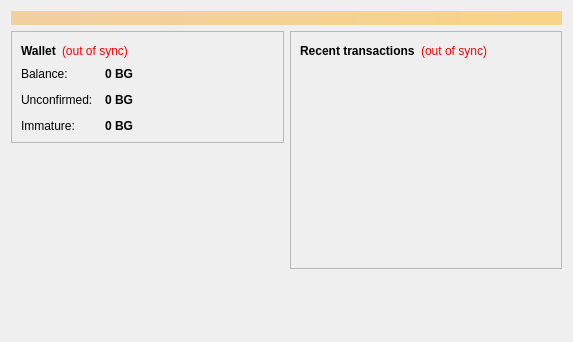
<?xml version="1.0" encoding="UTF-8"?>
<ui version="4.0">
 <class>OverviewPage</class>
 <widget class="QWidget" name="OverviewPage">
  <property name="geometry">
   <rect>
    <x>0</x>
    <y>0</y>
    <width>573</width>
    <height>342</height>
   </rect>
  </property>
  <property name="windowTitle">
   <string>Form</string>
  </property>
  <layout class="QVBoxLayout" name="topLayout">
   <item>
    <widget class="QLabel" name="labelAlerts">
     <property name="visible">
      <bool>false</bool>
     </property>
     <property name="styleSheet">
      <string notr="true">background-color: qlineargradient(x1: 0, y1: 0, x2: 1, y2: 0, stop:0 #F0D0A0, stop:1 #F8D488); color:#000000;</string>
     </property>
     <property name="wordWrap">
      <bool>true</bool>
     </property>
     <property name="margin">
      <number>3</number>
     </property>
    </widget>
   </item>
   <item>
    <layout class="QHBoxLayout" name="horizontalLayout" stretch="1,1">
     <item>
      <layout class="QVBoxLayout" name="verticalLayout_2">
       <item>
        <widget class="QFrame" name="frame">
         <property name="frameShape">
          <enum>QFrame::StyledPanel</enum>
         </property>
         <property name="frameShadow">
          <enum>QFrame::Raised</enum>
         </property>
         <layout class="QVBoxLayout" name="verticalLayout_4">
          <item>
           <layout class="QHBoxLayout" name="horizontalLayout_4">
            <item>
             <widget class="QLabel" name="label_5">
              <property name="font">
               <font>
                <weight>75</weight>
                <bold>true</bold>
               </font>
              </property>
              <property name="text">
               <string>Wallet</string>
              </property>
             </widget>
            </item>
            <item>
             <widget class="QLabel" name="labelWalletStatus">
              <property name="toolTip">
               <string>The displayed information may be out of date. Your wallet automatically synchronizes with the BouwGeld network after a connection is established, but this process has not completed yet.</string>
              </property>
              <property name="styleSheet">
               <string notr="true">QLabel { color: red; }</string>
              </property>
              <property name="text">
               <string notr="true">(out of sync)</string>
              </property>
              <property name="alignment">
               <set>Qt::AlignLeading|Qt::AlignLeft|Qt::AlignVCenter</set>
              </property>
             </widget>
            </item>
            <item>
             <spacer name="horizontalSpacer_2">
              <property name="orientation">
               <enum>Qt::Horizontal</enum>
              </property>
              <property name="sizeHint" stdset="0">
               <size>
                <width>40</width>
                <height>20</height>
               </size>
              </property>
             </spacer>
            </item>
           </layout>
          </item>
          <item>
           <layout class="QFormLayout" name="formLayout_2">
            <property name="fieldGrowthPolicy">
             <enum>QFormLayout::AllNonFixedFieldsGrow</enum>
            </property>
            <property name="horizontalSpacing">
             <number>12</number>
            </property>
            <property name="verticalSpacing">
             <number>12</number>
            </property>
            <item row="0" column="0">
             <widget class="QLabel" name="label">
              <property name="text">
               <string>Balance:</string>
              </property>
             </widget>
            </item>
            <item row="0" column="1">
             <widget class="QLabel" name="labelBalance">
              <property name="font">
               <font>
                <weight>75</weight>
                <bold>true</bold>
               </font>
              </property>
              <property name="cursor">
               <cursorShape>IBeamCursor</cursorShape>
              </property>
              <property name="toolTip">
               <string>Your current balance</string>
              </property>
              <property name="text">
               <string notr="true">0 BG</string>
              </property>
              <property name="textInteractionFlags">
               <set>Qt::LinksAccessibleByMouse|Qt::TextSelectableByKeyboard|Qt::TextSelectableByMouse</set>
              </property>
             </widget>
            </item>
            <item row="1" column="0">
             <widget class="QLabel" name="label_3">
              <property name="text">
               <string>Unconfirmed:</string>
              </property>
             </widget>
            </item>
            <item row="1" column="1">
             <widget class="QLabel" name="labelUnconfirmed">
              <property name="font">
               <font>
                <weight>75</weight>
                <bold>true</bold>
               </font>
              </property>
              <property name="cursor">
               <cursorShape>IBeamCursor</cursorShape>
              </property>
              <property name="toolTip">
               <string>Total of transactions that have yet to be confirmed, and do not yet count toward the current balance</string>
              </property>
              <property name="text">
               <string notr="true">0 BG</string>
              </property>
              <property name="textInteractionFlags">
               <set>Qt::LinksAccessibleByMouse|Qt::TextSelectableByKeyboard|Qt::TextSelectableByMouse</set>
              </property>
             </widget>
            </item>
            <item row="2" column="0">
             <widget class="QLabel" name="labelImmatureText">
              <property name="text">
               <string>Immature:</string>
              </property>
             </widget>
            </item>
            <item row="2" column="1">
             <widget class="QLabel" name="labelImmature">
              <property name="font">
               <font>
                <weight>75</weight>
                <bold>true</bold>
               </font>
              </property>
              <property name="toolTip">
               <string>Mined balance that has not yet matured</string>
              </property>
              <property name="text">
               <string notr="true">0 BG</string>
              </property>
              <property name="textInteractionFlags">
               <set>Qt::LinksAccessibleByMouse|Qt::TextSelectableByKeyboard|Qt::TextSelectableByMouse</set>
              </property>
             </widget>
            </item>
           </layout>
          </item>
         </layout>
        </widget>
       </item>
       <item>
        <spacer name="verticalSpacer">
         <property name="orientation">
          <enum>Qt::Vertical</enum>
         </property>
         <property name="sizeHint" stdset="0">
          <size>
           <width>20</width>
           <height>40</height>
          </size>
         </property>
        </spacer>
       </item>
      </layout>
     </item>
     <item>
      <layout class="QVBoxLayout" name="verticalLayout_3">
       <item>
        <widget class="QFrame" name="frame_2">
         <property name="frameShape">
          <enum>QFrame::StyledPanel</enum>
         </property>
         <property name="frameShadow">
          <enum>QFrame::Raised</enum>
         </property>
         <layout class="QVBoxLayout" name="verticalLayout">
          <item>
           <layout class="QHBoxLayout" name="horizontalLayout_2">
            <item>
             <widget class="QLabel" name="label_4">
              <property name="text">
               <string>&lt;b&gt;Recent transactions&lt;/b&gt;</string>
              </property>
             </widget>
            </item>
            <item>
             <widget class="QLabel" name="labelTransactionsStatus">
              <property name="toolTip">
               <string>The displayed information may be out of date. Your wallet automatically synchronizes with the BouwGeld network after a connection is established, but this process has not completed yet.</string>
              </property>
              <property name="styleSheet">
               <string notr="true">QLabel { color: red; }</string>
              </property>
              <property name="text">
               <string notr="true">(out of sync)</string>
              </property>
              <property name="alignment">
               <set>Qt::AlignRight|Qt::AlignTrailing|Qt::AlignVCenter</set>
              </property>
             </widget>
            </item>
            <item>
             <spacer name="horizontalSpacer">
              <property name="orientation">
               <enum>Qt::Horizontal</enum>
              </property>
              <property name="sizeHint" stdset="0">
               <size>
                <width>40</width>
                <height>20</height>
               </size>
              </property>
             </spacer>
            </item>
           </layout>
          </item>
          <item>
           <widget class="QListView" name="listTransactions">
            <property name="styleSheet">
             <string notr="true">QListView { background: transparent; }</string>
            </property>
            <property name="frameShape">
             <enum>QFrame::NoFrame</enum>
            </property>
            <property name="verticalScrollBarPolicy">
             <enum>Qt::ScrollBarAlwaysOff</enum>
            </property>
            <property name="horizontalScrollBarPolicy">
             <enum>Qt::ScrollBarAlwaysOff</enum>
            </property>
            <property name="selectionMode">
             <enum>QAbstractItemView::NoSelection</enum>
            </property>
           </widget>
          </item>
         </layout>
        </widget>
       </item>
       <item>
        <spacer name="verticalSpacer_2">
         <property name="orientation">
          <enum>Qt::Vertical</enum>
         </property>
         <property name="sizeHint" stdset="0">
          <size>
           <width>20</width>
           <height>40</height>
          </size>
         </property>
        </spacer>
       </item>
      </layout>
     </item>
    </layout>
   </item>
  </layout>
 </widget>
 <resources/>
 <connections/>
</ui>
